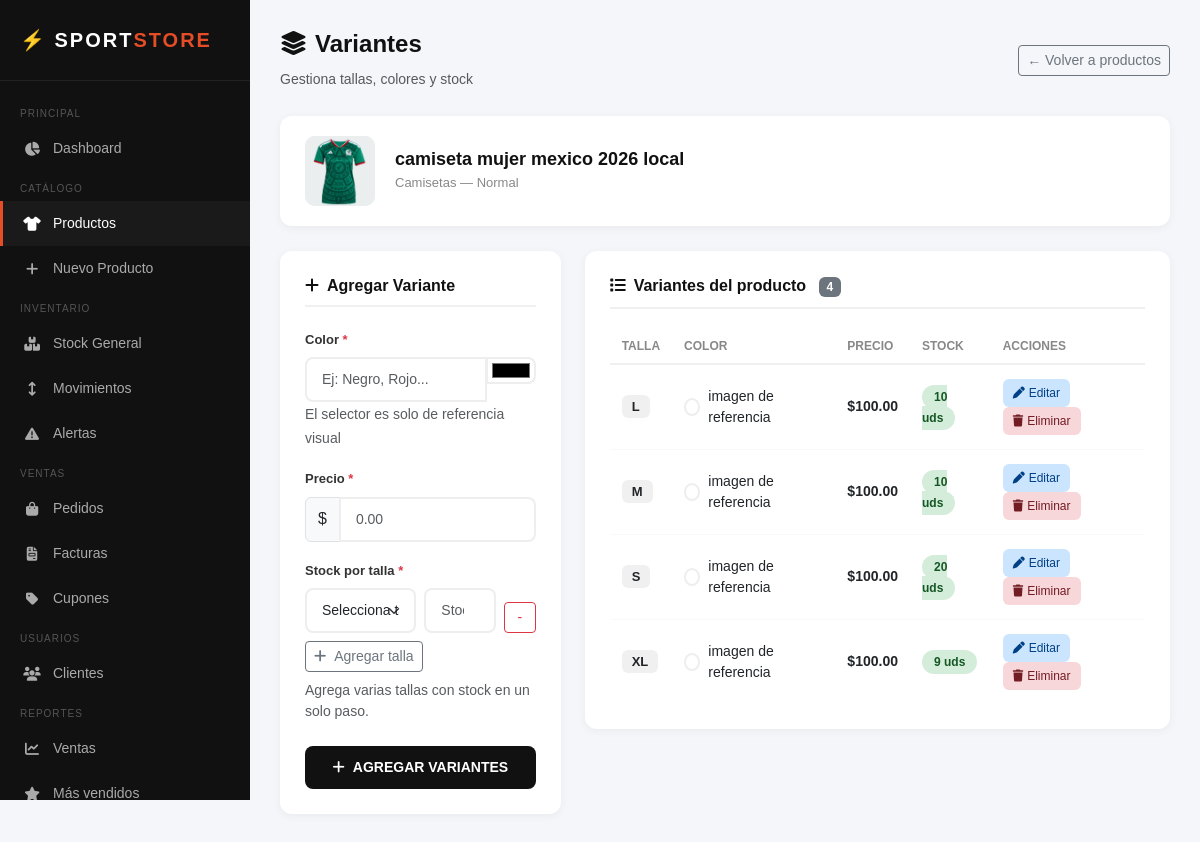
The page /admin/productos/variantes.php?id=11 (signed in) on the database its author committed.
### tables this page shows
CREATE TABLE `productos` (
  `id` int(11) NOT NULL,
  `nombre` varchar(150) NOT NULL,
  `descripcion` text DEFAULT NULL,
  `categoria_id` int(11) DEFAULT NULL,
  `imagen_principal` varchar(255) DEFAULT NULL,
  `coleccion` enum('nueva_temporada','outlet','mas_vendidos','normal') DEFAULT 'normal',
  `activo` tinyint(1) DEFAULT 1,
  `fecha_creacion` timestamp NOT NULL DEFAULT current_timestamp()
);

CREATE TABLE `categorias` (
  `id` int(11) NOT NULL,
  `nombre` varchar(100) NOT NULL,
  `descripcion` text DEFAULT NULL,
  `imagen` varchar(255) DEFAULT NULL,
  `activo` tinyint(1) DEFAULT 1,
  `fecha_creacion` timestamp NOT NULL DEFAULT current_timestamp()
);

CREATE TABLE `variantes` (
  `id` int(11) NOT NULL,
  `producto_id` int(11) NOT NULL,
  `talla` varchar(10) NOT NULL,
  `color` varchar(50) NOT NULL,
  `precio` decimal(10,2) NOT NULL,
  `stock` int(11) DEFAULT 0,
  `activo` tinyint(1) DEFAULT 1
);

### includes/funciones_producto.php (called while the page is built, shortened)
<?php
function obtenerProducto($id) {
    $db = conectar();
    $stmt = $db->prepare("
        SELECT p.*, c.nombre AS categoria
        FROM productos p
        LEFT JOIN categorias c ON p.categoria_id = c.id
        WHERE p.id = ? AND p.activo = 1
    ");
    $stmt->execute([$id]);
    return $stmt->fetch();
}

### includes/funciones_variantes.php (called while the page is built, shortened)
<?php
function obtenerVariantesPorProducto($producto_id) {
    $db = conectar();
    $stmt = $db->prepare("
        SELECT * FROM variantes
        WHERE producto_id = ? AND activo = 1
        ORDER BY talla, color
    ");
    $stmt->execute([$producto_id]);
    return $stmt->fetchAll();
}

### admin/productos/variantes.php (the view, shortened to what this page needs)
<?php
require_once '../../includes/funciones_producto.php';
require_once '../../includes/funciones_variantes.php';
$id = $_GET['id'] ?? null;
$producto = obtenerProducto($id);
$variantes = obtenerVariantesPorProducto($id);
?>
<!DOCTYPE html>
<html lang="es">
<head>
    <link href="https://cdn.jsdelivr.net/npm/bootstrap@5.3.0/dist/css/bootstrap.min.css" rel="stylesheet">
    <link href="https://cdnjs.cloudflare.com/ajax/libs/font-awesome/6.4.0/css/all.min.css" rel="stylesheet">
    <link href="../assets/css/productos/variantes.css" rel="stylesheet">
</head>
<body>
    <div class="sidebar">
        <div class="sidebar-logo">⚡ SPORT<span>STORE</span></div>
        <nav class="sidebar-menu">
            <div class="menu-label">Principal</div>
            <a href="../index.php" class="menu-item">
                <i class="fas fa-chart-pie"></i> Dashboard
            </a>
            <div class="menu-label">Catálogo</div>
            <a href="index.php" class="menu-item active">
                <i class="fas fa-shirt"></i> Productos
            </a>
            <a href="crear.php" class="menu-item">
                <i class="fas fa-plus"></i> Nuevo Producto
            </a>
            <div class="menu-label">Inventario</div>
            <a href="../inventario/index.php" class="menu-item">
                <i class="fas fa-boxes-stacked"></i> Stock General
            </a>
            <a href="../inventario/movimientos.php" class="menu-item">
                <i class="fas fa-arrows-up-down"></i> Movimientos
            </a>
            <a href="../inventario/alertas.php" class="menu-item">
                <i class="fas fa-triangle-exclamation"></i> Alertas
            </a>
            <div class="menu-label">Ventas</div>
            <a href="../pedidos/index.php" class="menu-item">
                <i class="fas fa-bag-shopping"></i> Pedidos
            </a>
             <a href="../facturas/index.php" class="menu-item">
                <i class="fas fa-file-invoice"></i> Facturas
            </a>
            <a href="../cupones/index.php" class="menu-item">
                <i class="fas fa-tag"></i> Cupones
            </a>
            <div class="menu-label">Usuarios</div>
            <a href="../clientes/index.php" class="menu-item">
                <i class="fas fa-users"></i> Clientes
            </a>
            <div class="menu-label">Reportes</div>
            <a href="../reportes/ventas.php" class="menu-item">
                <i class="fas fa-chart-line"></i> Ventas
            </a>
            <a href="../reportes/productos.php" class="menu-item">
                <i class="fas fa-star"></i> Más vendidos
            </a>
        </nav>
    </div>
    <div class="main-content">
        <div class="page-header">
            <div>
                <h1><i class="fas fa-layer-group me-2"></i>Variantes</h1>
                <small class="text-muted">Gestiona tallas, colores y stock</small>
            </div>
            <a href="index.php" class="btn btn-outline-secondary btn-sm">
                ← Volver a productos
            </a>
        </div>
        <div class="producto-info">
            <?php if ($producto['imagen_principal']): ?>
                <img src="../../uploads/productos/<?= htmlspecialchars($producto['imagen_principal']) ?>"
                    alt="<?= htmlspecialchars($producto['nombre']) ?>">
            <?php else: ?>
                <div class="placeholder-img"><i class="fas fa-image"></i></div>
            <?php endif; ?>
            <div>
                <h4><?= htmlspecialchars($producto['nombre']) ?></h4>
                <p>
                    <?= htmlspecialchars($producto['categoria']) ?> —
                    <?= ucwords(str_replace('_', ' ', $producto['coleccion'])) ?>
                </p>
            </div>
        </div>
        <div class="row g-4">
            <div class="col-md-4">
                <div class="card-section">
                    <h5><i class="fas fa-plus me-2"></i>Agregar Variante</h5>
                    <form method="POST" action="">
                        <div class="mb-3">
                            <label class="form-label">Color <span class="text-danger">*</span></label>
                            <div class="input-group">
                                <input type="text" name="color" id="colorNombre" class="form-control"
                                    placeholder="Ej: Negro, Rojo..." required>
                                <input type="color" id="colorPicker" class="form-control"
                                    style="max-width:50px; padding:4px; cursor:pointer" title="Referencia visual"
                                    onchange="document.getElementById('colorNombre').value = this.value">
                            </div>
                            <small class="text-muted">El selector es solo de referencia visual</small>
                        </div>
                        <div class="mb-3">
                            <label class="form-label">Precio <span class="text-danger">*</span></label>
                            <div class="input-group">
                                <span class="input-group-text">$</span>
                                <input type="number" name="precio" class="form-control" placeholder="0.00" min="0"
                                    step="0.01" required>
                            </div>
                        </div>
                        <div class="mb-4">
                            <label class="form-label">Stock por talla <span class="text-danger">*</span></label>
                            <div id="tallasStockContainer">
                                <div class="talla-stock-row row g-2 align-items-end mb-2">
                                    <div class="col-6">
                                        <select name="talla[]" class="form-select" required>
                                            <option value="">Selecciona talla</option>
                                        </select>
                                    </div>
                                    <div class="col-4">
                                        <input type="number" name="stock[]" class="form-control" placeholder="Stock" min="0" required>
                                    </div>
                                    <div class="col-2">
                                        <button type="button" class="btn btn-outline-danger btn-sm w-100" onclick="eliminarFila(this)">-</button>
                                    </div>
                                </div>
                            </div>
                            <button type="button" class="btn btn-outline-secondary btn-sm" onclick="agregarFila()">
                                <i class="fas fa-plus me-2"></i>Agregar talla
                            </button>
                            <small class="text-muted d-block mt-2">Agrega varias tallas con stock en un solo paso.</small>
                        </div>
                        <button type="submit" class="btn-guardar w-100">
                            <i class="fas fa-plus me-2"></i>AGREGAR VARIANTES
                        </button>
                    </form>
                </div>
            </div>
            <div class="col-md-8">
                <div class="card-section">
                    <h5>
                        <i class="fas fa-list me-2"></i>Variantes del producto
                        <span class="badge bg-secondary ms-2"><?= count($variantes) ?></span>
                    </h5>
                    <?php if (empty($variantes)): ?>
                        <div class="empty-state">
                            <i class="fas fa-layer-group"></i>
                            <p>No hay variantes aún</p>
                            <small>Agrega la primera talla y color desde el formulario</small>
                        </div>
                    <?php else: ?>
                        <table class="variantes-table">
                            <thead>
                                <tr>
                                    <th>Talla</th>
                                    <th>Color</th>
                                    <th>Precio</th>
                                    <th>Stock</th>
                                    <th>Acciones</th>
                                </tr>
                            </thead>
                            <tbody>
                                <?php foreach ($variantes as $v): ?>
                                    <tr>
                                        <td>
                                            <span style="
                                        background:#f0f0f0;
                                        padding:4px 10px;
                                        border-radius:6px;
                                        font-weight:700;
                                        font-size:13px
                                    ">
                                                <?= htmlspecialchars($v['talla']) ?>
                                            </span>
                                        </td>
                                        <td>
                                            <div class="color-preview">
                                                <span class="color-dot"
                                                    style="background:<?= htmlspecialchars($v['color']) ?>"></span>
                                                <?= htmlspecialchars($v['color']) ?>
                                            </div>
                                        </td>
                                        <td>
                                            <strong>$<?= number_format($v['precio'], 2) ?></strong>
                                        </td>
                                        <td>
                                            <?php
                                            $clase = 'stock-ok';
                                            ?>
                                            <span class="stock-badge <?= $clase ?>">
                                                <?= $v['stock'] == 0 ? 'Agotado' : $v['stock'] . ' uds' ?>
                                            </span>
                                        </td>
                                        <td>
                                            <button class="btn-accion btn-editar" onclick="abrirModalEditar(
                                            <?= $v['id'] ?>,
                                            '<?= htmlspecialchars($v['talla']) ?>',
                                            '<?= htmlspecialchars($v['color']) ?>',
                                            <?= $v['precio'] ?>,
                                            <?= $v['stock'] ?>
                                        )">
                                                <i class="fas fa-pen"></i> Editar
                                            </button>
                                            <a href="variantes.php?id=<?= $id ?>&eliminar_variante=<?= $v['id'] ?>"
                                            class="btn-accion btn-eliminar"
                                            onclick="return confirm('¿Eliminar esta variante?')"
                                            >
                                            <i class="fas fa-trash"></i> Eliminar
                                            </a>
                                        </td>
                                    </tr>
                                <?php endforeach; ?>
                            </tbody>
                        </table>
                    <?php endif; ?>
                </div>
            </div>
        </div>
    </div>
</body>
</html>

### rows shown on the page
productos: imagen_principal (picture), nombre "camiseta mujer mexico 2026 local", categoria.nombre "Camisetas", coleccion "Normal"
variantes: talla "L", color "imagen de referencia", precio "100.00", stock "10"
variantes: talla "M", color "imagen de referencia", precio "100.00", stock "10"
variantes: talla "S", color "imagen de referencia", precio "100.00", stock "20"
variantes: talla "XL", color "imagen de referencia", precio "100.00", stock "9"

### other values the page prints
count($variantes) "4"
